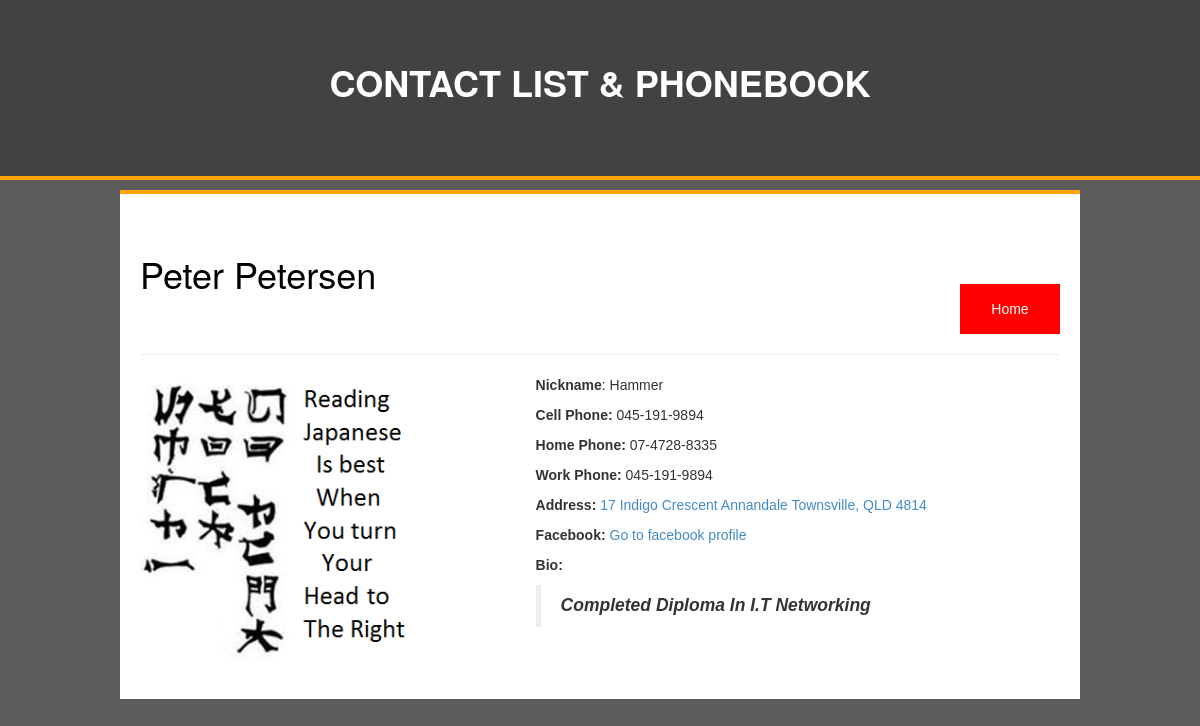
The app's page /phonebook_database/contact.php?id=32 with its own data.
### tables this page shows
CREATE TABLE `contacts` (
  `contact_id` int(11) NOT NULL,
  `contact_fname` varchar(100) NOT NULL,
  `contact_lname` varchar(100) NOT NULL,
  `contact_nickname` varchar(100) NOT NULL,
  `contact_cphone` varchar(50) NOT NULL,
  `contact_hphone` varchar(50) NOT NULL,
  `contact_wphone` varchar(50) NOT NULL,
  `contact_facebook` varchar(50) NOT NULL,
  `contact_address` varchar(100) NOT NULL,
  `contact_city` varchar(50) NOT NULL,
  `contact_state` varchar(50) NOT NULL,
  `contact_zipcode` varchar(50) NOT NULL,
  `contact_profile` varchar(255) NOT NULL,
  `contact_notes` longblob NOT NULL,
  `contact_status` enum('0','1') NOT NULL DEFAULT '1'
);

### phonebook_database/contact.php (the view, shortened to what this page needs)
<?php
	if (isset($_GET['id'])) {
		$contact_id = $_GET['id'];
		require_once"connect.php";
		$contacts = array();
		$all_contacts = "select * from contacts where contact_id = '$contact_id'";
		$sql_all_contacts = $conn->query($all_contacts);
		while ($row = mysqli_fetch_assoc($sql_all_contacts)) {
			$contacts[] = $row;
		}
		foreach ($contacts as $contact);
	}
 ?>
<!DOCTYPE html>
<html>
<head>
	<?php include"includes/head.inc"; ?>
</head>
<body>
	<div class="wrapper">
		<?php include"includes/header.inc"; ?>
		<div class="content">
				<div class="floatl"><h1><?php echo $contact["contact_fname"] . " " . $contact["contact_lname"]; ?></h1></div>
				<a class="floatr" href="index.php"><input class="cancel_contact_button" type="button" value="Home"></a>
				<hr>
				<div class="contact">
					<?php
						if ($contact["contact_profile"] == "") {?>
							<img src="img/default_profile_pic.jpg" alt="default image"  width="30%" style="float:left;">
						<?php } else{?>
						<img src="profile_images/<?php echo $contact["contact_profile"]?>" alt="" width="30%" style="float:left;">
						<?php } ?>
					<div class="contact_info">
						<p><b>Nickname</b>: <?php echo $contact["contact_nickname"] ?></p>
						<p><b>Cell Phone:</b> <?php echo $contact["contact_cphone"] ?></p>
						<p><b>Home Phone:</b> <?php echo $contact["contact_hphone"] ?></p>
						<p><b>Work Phone:</b> <?php echo $contact["contact_wphone"] ?></p>
						<p><b>Address:</b> <a href="http://maps.google.com/?q=<?php echo $contact["contact_address"] . " " . $contact["contact_city"] . ", " . $contact["contact_state"] . " " . $contact["contact_zipcode"]?>" target="_blank"><?php echo $contact["contact_address"] . " " . $contact["contact_city"] . ", " . $contact["contact_state"] . " " . $contact["contact_zipcode"]?></a></p>
						<p><b>Facebook:</b> <?php echo "<a href='http://www.facebook.com/" . $contact["contact_facebook"] . "' target='_blank'>Go to facebook profile</a>" ?></p>
						<p><b>Bio:</b> <?php echo $contact["contact_notes"] ?></p>
					</div>
				</div>
			</div>
		</div>
</body>
</html>

### phonebook_database/css/styles.css (style rules this page uses)
body { font-family:helvetica, arial, sans-serif; padding:0; margin:0; background-color:; }
.floatl { float:left;color:yellow; }
.floatr { float:right; }
.wrapper { width:100%; }
.content { width:80%; margin:-130px auto 0 auto; background-color:; border-top:4px solid orange; padding:40px 20px; }
.contact { width:100%; }
.contact_info { width:57%; float:right; margin-left:3%; }
a { text-decoration: none !important; }
.cancel_contact_button { width: 100px; height: 50px; background-color:red; color:#ffffff; border:none; margin-top:50px; }

### phonebook_database/css/main.css (style rules this page uses)
body { font-family:helvetica, arial, sans-serif; padding:0; margin:0; background-color:#5c5c5c; }
.floatl { float:left; }
.floatr { float:right; }
h1 { color:#000000; }
.wrapper { width:100%; }
.content { width:80%; margin:-130px auto 0 auto; margin-top:10px; background-color:#ffffff; border-top:4px solid orange; padding:40px 20px; }
.contact { width:100%; }
.contact_info { width:57%; float:right; margin-left:3%; }
a { text-decoration: none !important; }

### records on screen
contacts: contact_fname "Peter", contact_lname "Petersen", contact_profile (picture), contact_nickname "Hammer", contact_cphone "045-191-9894", contact_hphone "07-4728-8335", contact_wphone "045-191-9894", contact_address "17 Indigo Crescent Annandale", contact_city "Townsville", contact_state "QLD", contact_zipcode "4814", contact_notes "Completed Diploma In I.T Networking"
